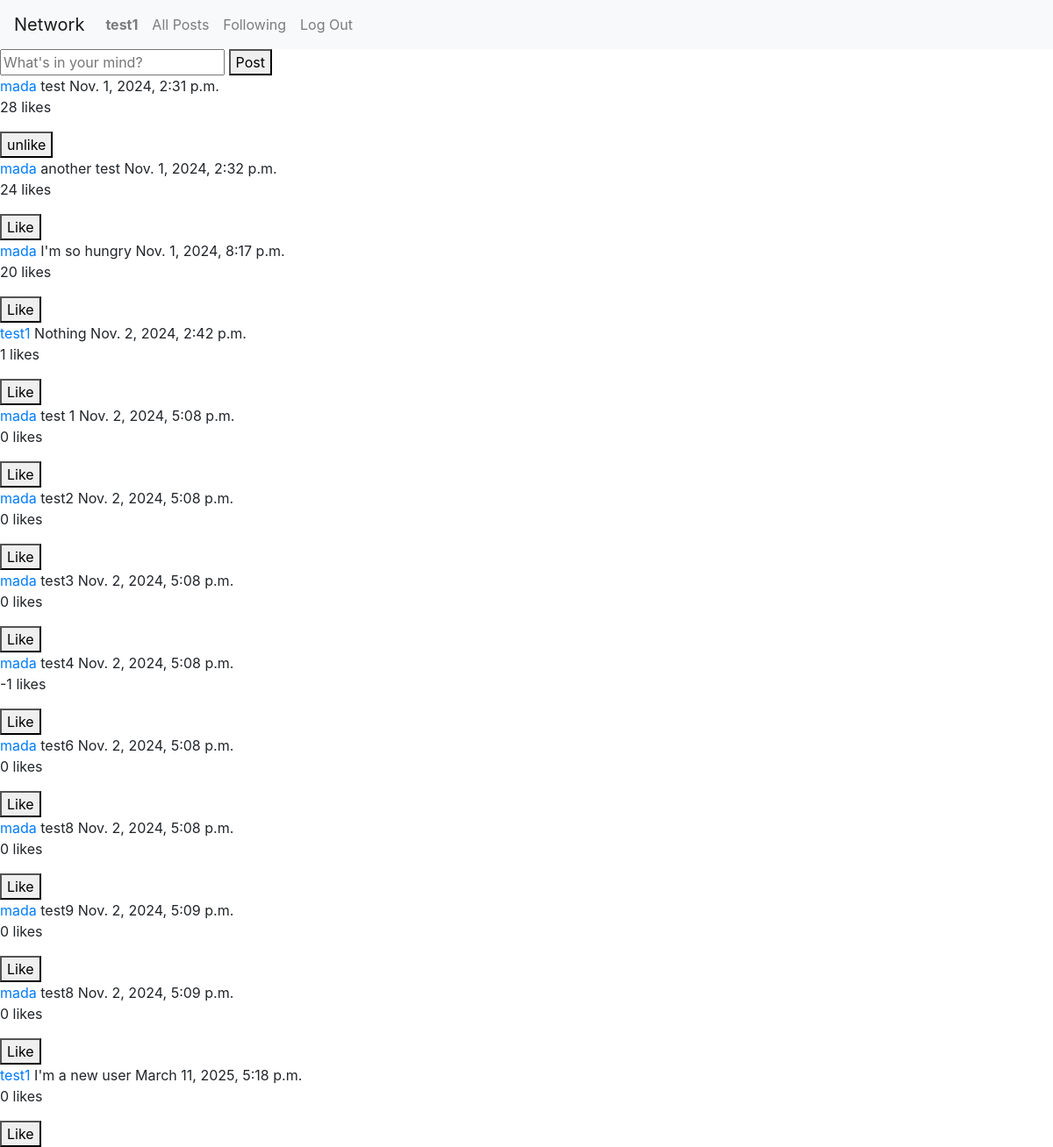
/ (signed in), run on the app's committed database.
### network/models.py (models this page shows, shortened)
class User(AbstractUser):
    pass

class Post(models.Model):
    post_username = models.ForeignKey(User, related_name="posts", on_delete=models.CASCADE)
    post_content = models.TextField()
    date = models.DateTimeField(auto_now_add=True)
    likes = models.IntegerField()

### network/views.py (the view)
# urls.py: path("", views.index, name="index"),
def index(request):
    if request.method == "POST":
        data = request.POST.get("post")
        post_data = Post(post_username = request.user, post_content = data, likes = 0)
        post_data.save()
        return HttpResponseRedirect(reverse("index"))
    if not request.user.is_authenticated:
        return HttpResponseRedirect(reverse("login"))
    all_posts = Post.objects.all()
    user_liked_post_list = Follower.objects.get(user=request.user).liked_posts.all()
    return render(request, "network/index.html", {
        "posts": all_posts,
        "user_liked_post_list" : user_liked_post_list
    })

### network/templates/network/index.html (shortened to what this page needs)
{% extends "network/layout.html" %}
{% block body %}
    <form action="{% url 'index' %}" method="post">
        <input type="text" name="post" placeholder="What's in your mind? ">
        <button type="submit">Post</button>
    </form>
    {% for post in posts %}
        <div>
            <a href="{% url 'user_profile' username=post.post_username %}">{{ post.post_username }}</a>
            {{ post.post_content }}
            {{ post.date }}
            <p class="like-count">{{ post.likes }} likes</p>
            {% if post in user_liked_post_list %}
                <button class="unlike-button" data-post-id="{{ post.id }}">unlike</button>
            {% else %}
                <button class="like-button" data-post-id="{{ post.id }}">Like</button>
            {% endif %}
        </div>
    {% endfor %}
{% endblock %}

### network/templates/network/layout.html (shortened to what this page needs)
{% load static %}
<!DOCTYPE html>
<html lang="en">
    <head>
        <link rel="stylesheet" href="https://stackpath.bootstrapcdn.com/bootstrap/4.4.1/css/bootstrap.min.css">
        <link href="{% static 'network/styles.css' %}" rel="stylesheet">
    </head>
    <body>
        <nav class="navbar navbar-expand-lg navbar-light bg-light">
            <a class="navbar-brand" href="#">Network</a>
            <div>
              <ul class="navbar-nav mr-auto">
                {% if user.is_authenticated %}
                    <li class="nav-item">
                        <a class="nav-link" href="{% url 'profile' %}"><strong>{{ user.username }}</strong></a>
                    </li>
                {% endif %}
                <li class="nav-item">
                  <a class="nav-link" href="{% url 'index' %}">All Posts</a>
                </li>
                {% if user.is_authenticated %}
                    <li class="nav-item">
                        <a class="nav-link" href="#">Following</a>
                    </li>
                    <li class="nav-item">
                        <a class="nav-link" href="{% url 'logout' %}">Log Out</a>
                    </li>
                {% endif %}
              </ul>
            </div>
          </nav>
        <div class="body">
            {% block body %}
            {% endblock %}
        </div>
    </body>
</html>

### data on the page
User: username "test1"
Post: post_username "mada", post_content "test", date "Nov. 1, 2024, 2:31 p.m.", likes "28"
Post: post_username "mada", post_content "another test", date "Nov. 1, 2024, 2:32 p.m.", likes "24"
Post: post_username "mada", post_content "I'm so hungry", date "Nov. 1, 2024, 8:17 p.m.", likes "20"
Post: post_username "test1", post_content "Nothing", date "Nov. 2, 2024, 2:42 p.m.", likes "1"
Post: post_username "mada", post_content "test 1", date "Nov. 2, 2024, 5:08 p.m.", likes "0"
Post: post_username "mada", post_content "test2", date "Nov. 2, 2024, 5:08 p.m.", likes "0"
Post: post_username "mada", post_content "test3", date "Nov. 2, 2024, 5:08 p.m.", likes "0"
Post: post_username "mada", post_content "test4", date "Nov. 2, 2024, 5:08 p.m.", likes "-1"
Post: post_username "mada", post_content "test6", date "Nov. 2, 2024, 5:08 p.m.", likes "0"
Post: post_username "mada", post_content "test8", date "Nov. 2, 2024, 5:08 p.m.", likes "0"
Post: post_username "mada", post_content "test9", date "Nov. 2, 2024, 5:09 p.m.", likes "0"
Post: post_username "mada", post_content "test8", date "Nov. 2, 2024, 5:09 p.m.", likes "0"
Post: post_username "test1", post_content "I'm a new user", date "March 11, 2025, 5:18 p.m.", likes "0"
